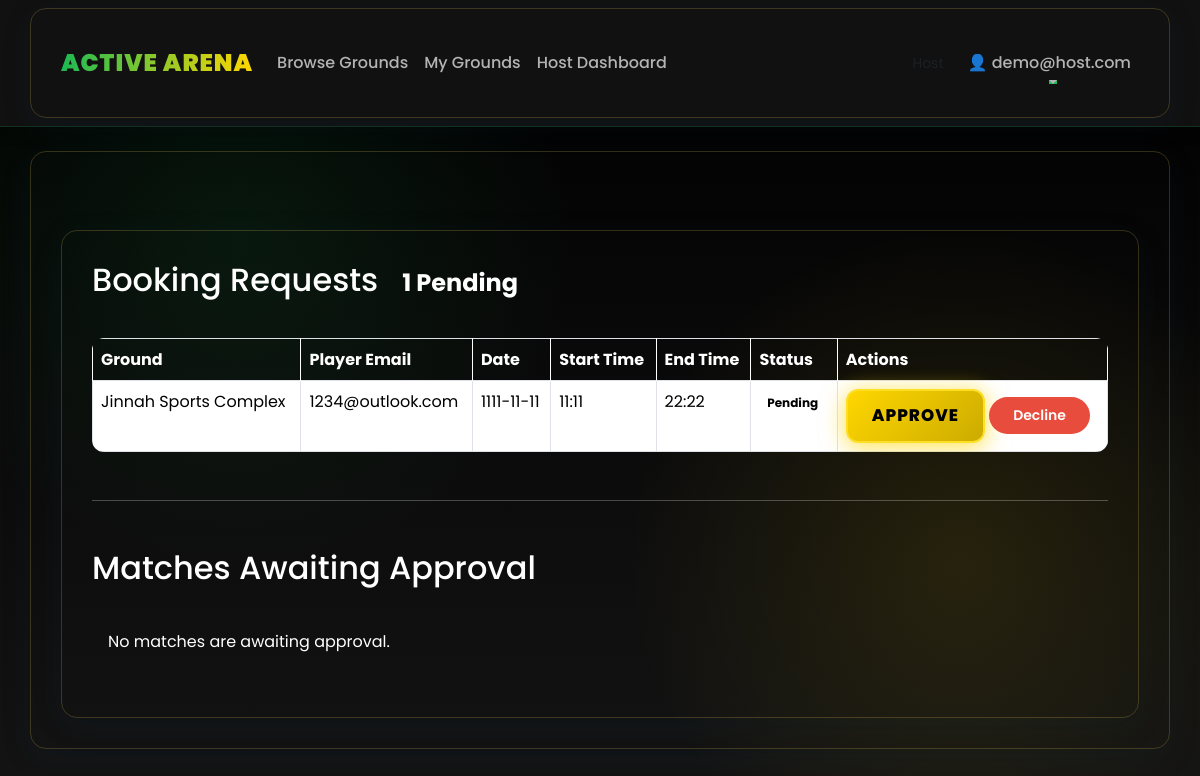
Page /host/dashboard (signed in) on the committed database.
### app.py (models this page shows)
class Booking(db.Model):
    id = db.Column(db.Integer, primary_key=True)
    ground_id = db.Column(db.Integer, db.ForeignKey('ground.id'), nullable=False)
    player_email = db.Column(db.String(120), nullable=False)
    date = db.Column(db.String(20), nullable=False)
    start_time = db.Column(db.String(10), nullable=False)
    end_time = db.Column(db.String(10), nullable=False)
    status = db.Column(db.String(20), default='pending')  # pending, approved, declined

### app.py (the view)
@app.route('/host/dashboard', methods=['GET', 'POST'])
def host_dashboard():
    if 'user_email' not in session or session.get('user_type') != 'host':
        flash('You must be logged in as a host to view this page.', 'danger')
        return redirect(url_for('login_host'))
    host_email = session['user_email']
    host_grounds = Ground.query.filter_by(host_email=host_email).all()
    ground_ids = [g.id for g in host_grounds]
    bookings = Booking.query.filter(Booking.ground_id.in_(ground_ids)).order_by(Booking.id.desc()).all()
    pending_count = sum(1 for b in bookings if b.status == 'pending')
    pending_matches = Match.query.filter(Match.ground_id.in_(ground_ids), Match.status == 'pending_host').order_by(Match.id.desc()).all()
    match_players_map = {}
    for m in pending_matches:
        match_players_map[m.id] = MatchPlayer.query.filter_by(match_id=m.id).all()
    return render_template('host_dashboard.html', bookings=bookings, host_grounds=host_grounds, pending_count=pending_count, pending_matches=pending_matches, match_players_map=match_players_map)

### templates/host_dashboard.html (shortened to what this page needs)
{% extends "base.html" %}
{% block content %}
<div class="container mt-5">
    <h2>Booking Requests
        {% if pending_count > 0 %}
            <span class="badge bg-danger">{{ pending_count }} Pending</span>
        {% endif %}
    </h2>
    {% if bookings %}
        <table class="table table-bordered mt-4">
            <thead>
                <tr>
                    <th>Ground</th>
                    <th>Player Email</th>
                    <th>Date</th>
                    <th>Start Time</th>
                    <th>End Time</th>
                    <th>Status</th>
                    <th>Actions</th>
                </tr>
            </thead>
            <tbody>
                {% for booking in bookings %}
                <tr>
                    <td>{{ (host_grounds|selectattr('id', 'equalto', booking.ground_id)|first).name }}</td>
                    <td>{{ booking.player_email }}</td>
                    <td>{{ booking.date }}</td>
                    <td>{{ booking.start_time }}</td>
                    <td>{{ booking.end_time }}</td>
                    <td>
                        {% if booking.status == 'pending' %}
                            <span class="badge bg-warning text-dark">Pending</span>
                        {% elif booking.status == 'approved' %}
                            <span class="badge bg-success">Approved</span>
                        {% else %}
                            <span class="badge bg-danger">Declined</span>
                        {% endif %}
                    </td>
                    <td>
                        {% if booking.status == 'pending' %}
                        <form method="POST" action="{{ url_for('approve_booking', booking_id=booking.id) }}" style="display:inline;">
                            <button type="submit" class="btn btn-success btn-sm">Approve</button>
                        </form>
                        <form method="POST" action="{{ url_for('decline_booking', booking_id=booking.id) }}" style="display:inline;">
                            <button type="submit" class="btn btn-danger btn-sm">Decline</button>
                        </form>
                        {% else %}
                            <span class="text-muted">No actions</span>
                        {% endif %}
                    </td>
                </tr>
                {% endfor %}
            </tbody>
        </table>
    {% else %}
        <div class="alert alert-info mt-4">No booking requests yet.</div>
    {% endif %}
    <hr class="my-5">
    <h2>Matches Awaiting Approval</h2>
    {% if pending_matches %}
        <div class="list-group mt-3">
            {% for m in pending_matches %}
            <div class="list-group-item">
                <div class="d-flex justify-content-between align-items-center">
                    <div>
                        <div><strong>Ground:</strong> {{ (host_grounds|selectattr('id', 'equalto', m.ground_id)|first).name }}</div>
                        <div class="text-muted">{{ m.date }} at {{ m.time }} — Status: {{ m.status }}</div>
                    </div>
                    <div>
                        <form method="POST" action="{{ url_for('accept_match', match_id=m.id) }}" style="display:inline;">
                            <button type="submit" class="btn btn-success btn-sm">Accept</button>
                        </form>
                        <form method="POST" action="{{ url_for('decline_match', match_id=m.id) }}" style="display:inline;">
                            <button type="submit" class="btn btn-danger btn-sm">Decline</button>
                        </form>
                    </div>
                </div>
                <div class="row mt-3">
                    <div class="col-md-6">
                        <h6>Team A</h6>
                        <ul class="mb-0">
                            {% for mp in match_players_map[m.id] if mp.team == 'A' %}
                                <li>{{ mp.user_email }}</li>
                            {% endfor %}
                        </ul>
                    </div>
                    <div class="col-md-6">
                        <h6>Team B</h6>
                        <ul class="mb-0">
                            {% for mp in match_players_map[m.id] if mp.team == 'B' %}
                                <li>{{ mp.user_email }}</li>
                            {% endfor %}
                        </ul>
                    </div>
                </div>
            </div>
            {% endfor %}
        </div>
    {% else %}
        <div class="alert alert-info mt-3">No matches are awaiting approval.</div>
    {% endif %}
</div>
{% endblock %}

### templates/base.html (shortened to what this page needs)
<!DOCTYPE html>
<html lang="en">
<head>
    <link href="https://cdn.jsdelivr.net/npm/bootstrap@5.3.2/dist/css/bootstrap.min.css" rel="stylesheet">
</head>
<body>
    <nav class="navbar navbar-expand-lg navbar-dark sticky-top">
        <div class="container">
            <a class="navbar-brand" href="{{ url_for('home') }}">Active Arena</a>
            <div class="collapse navbar-collapse" id="navbarNav">
                <ul class="navbar-nav me-auto">
                    {% if session.get('user_type') %}
                        <li class="nav-item">
                            <a class="nav-link" href="{{ url_for('grounds') }}">Browse Grounds</a>
                        </li>
                        {% if session.get('user_type') == 'host' %}
                            <li class="nav-item">
                                <a class="nav-link" href="{{ url_for('grounds_host') }}">My Grounds</a>
                            </li>
                            <li class="nav-item">
                                <a class="nav-link" href="{{ url_for('host_dashboard') }}">Host Dashboard</a>
                            </li>
                        {% endif %}
                    {% endif %}
                </ul>
                <ul class="navbar-nav align-items-center gap-2">
                    {% if session.get('user_type') %}
                        <li class="nav-item d-none d-md-block text-muted small me-2">{{ session.get('user_type')|capitalize }}</li>
                        <li class="nav-item dropdown">
                            <a class="nav-link dropdown-toggle" href="#" id="navbarDropdown" role="button" data-bs-toggle="dropdown">👤 {{ session.get('user_email', 'User') }}</a>
                        </li>
                    {% endif %}
                </ul>
            </div>
        </div>
    </nav>
    <div class="container mt-4">
        {% block content %}{% endblock %}
    </div>
</body>
</html>

### templates/base.html (style rules this page uses)
:root { --primary-green: #1db954; --primary-green-100: #0a1e12; --primary-green-200: #0e2e1c; --primary-green-300: #123d26; --primary-green-400: #174d30; --primary-green-500: #1db954; --primary-green-600: #34c76a; --primary-green-700: #4bd580; --primary-green-800: #62e396; --primary-green-900: #79f1ac; --dark-bg: #121212; --dark-bg-100: #000000; --dark-bg-200: #0a0a0a; --dark-bg-300: #141414; --dark-bg-400: #1a1a1a; --dark-bg-500: #1e1e1e; --dark-bg-600: #2a2a2a; --dark-bg-700: #363636; --dark-bg-800: #424242; --dark-bg-900: #4e4e4e; --accent-yellow: #ffd700; --accent-yellow-100: #332b00; --accent-yellow-200: #665600; --accent-yellow-300: #998000; --accent-yellow-400: #ccab00; --accent-yellow-500: #ffd700; --accent-yellow-600: #ffde26; --accent-yellow-700: #ffe44d; --accent-yellow-800: #ffeb80; --accent-yellow-900: #fff2b3; --text-light: #ffffff; --text-muted: #b3b3b3; --text-dark: #121212; --success: #1db954; --warning: #ffd700; --danger: #e74c3c; --info: #3498db; --brand-1: var(--primary-green); --brand-2: var(--accent-yellow); --accent-1: var(--accent-yellow); --accent-2: var(--primary-green-600); --ink: var(--text-light); --muted: var(--text-muted); --paper: var(--dark-bg-500); --card: var(--dark-bg-400); --card-hover: var(--dark-bg-600); }
body { min-height: 100vh; background: radial-gradient(circle at 20% 30%, rgba(29, 185, 84, 0.1), transparent 30%), radial-gradient(circle at 80% 70%, rgba(255, 215, 0, 0.1), transparent 30%), linear-gradient(to bottom, var(--dark-bg-100), var(--dark-bg-300)); color: var(--ink); font-family: 'Poppins', system-ui, -apple-system, 'Segoe UI', Roboto, Helvetica, Arial, sans-serif; line-height: 1.6; }
.navbar { background: rgba(18, 18, 18, 0.95); backdrop-filter: blur(10px); border-bottom: 1px solid rgba(29, 185, 84, 0.2); box-shadow: 0 2px 15px rgba(0, 0, 0, 0.3); }
.navbar-brand { font-weight: 900; letter-spacing: 1px; color: var(--primary-green) !important; font-size: 1.5rem; text-transform: uppercase; background: linear-gradient(90deg, var(--primary-green), var(--accent-yellow)); -webkit-background-clip: text; -webkit-text-fill-color: transparent; background-clip: text; text-fill-color: transparent; }
.nav-link { color: var(--text-muted) !important; font-weight: 500; transition: all 0.3s ease; position: relative; padding: 0.5rem 1rem; }
.nav-link:after { content: ''; position: absolute; width: 0; height: 2px; bottom: 0; left: 50%; background: var(--primary-green); transition: all 0.3s ease; transform: translateX(-50%); }
.btn-success { background: linear-gradient(135deg, var(--accent-yellow-500), var(--accent-yellow-400)); border: 2px solid var(--accent-yellow-600); color: var(--dark-bg-100); font-weight: 800; padding: 0.75rem 1.5rem; border-radius: 12px; transition: all 0.3s ease; text-transform: uppercase; letter-spacing: 1px; box-shadow: 0 6px 25px rgba(255, 215, 0, 0.5), 0 0 20px rgba(255, 215, 0, 0.3); font-size: 1.05rem; }
.btn-danger { background: var(--danger); border: none; color: var(--text-light); font-weight: 600; padding: 0.5rem 1.5rem; border-radius: 25px; transition: all 0.3s ease; }

### templates/host_dashboard.html (style rules this page uses)
.container { background: var(--lemon-chiffon-900); border-radius: 16px; padding: 30px; box-shadow: 0 8px 32px rgba(13,59,102,0.1); border: 1px solid rgba(244,211,94,0.2); }
h2 { color: var(--yale-blue); border-bottom: 2px solid var(--naples-yellow); padding-bottom: 10px; }
.table { background: var(--lemon-chiffon-800); border-radius: 12px; overflow: hidden; }
.table thead th { background: var(--yale-blue); color: var(--lemon-chiffon-900); border-color: var(--yale-blue-600); }
.badge.bg-warning { background: var(--naples-yellow) !important; color: var(--yale-blue-100) !important; }
.badge.bg-danger { background: var(--tomato) !important; color: var(--lemon-chiffon-900) !important; }
.alert-info { background: var(--yale-blue-900); color: var(--yale-blue-100); border: 1px solid var(--yale-blue-800); }

### rows in the picture
Booking: ground_id "Jinnah Sports Complex", player_email "1234@outlook.com", date "1111-11-11", start_time "11:11", end_time "22:22", status "Pending"

### other values in the picture
{{ session.get('user_email', 'User') }} "demo@host.com"
{{ pending_count }} "1"
